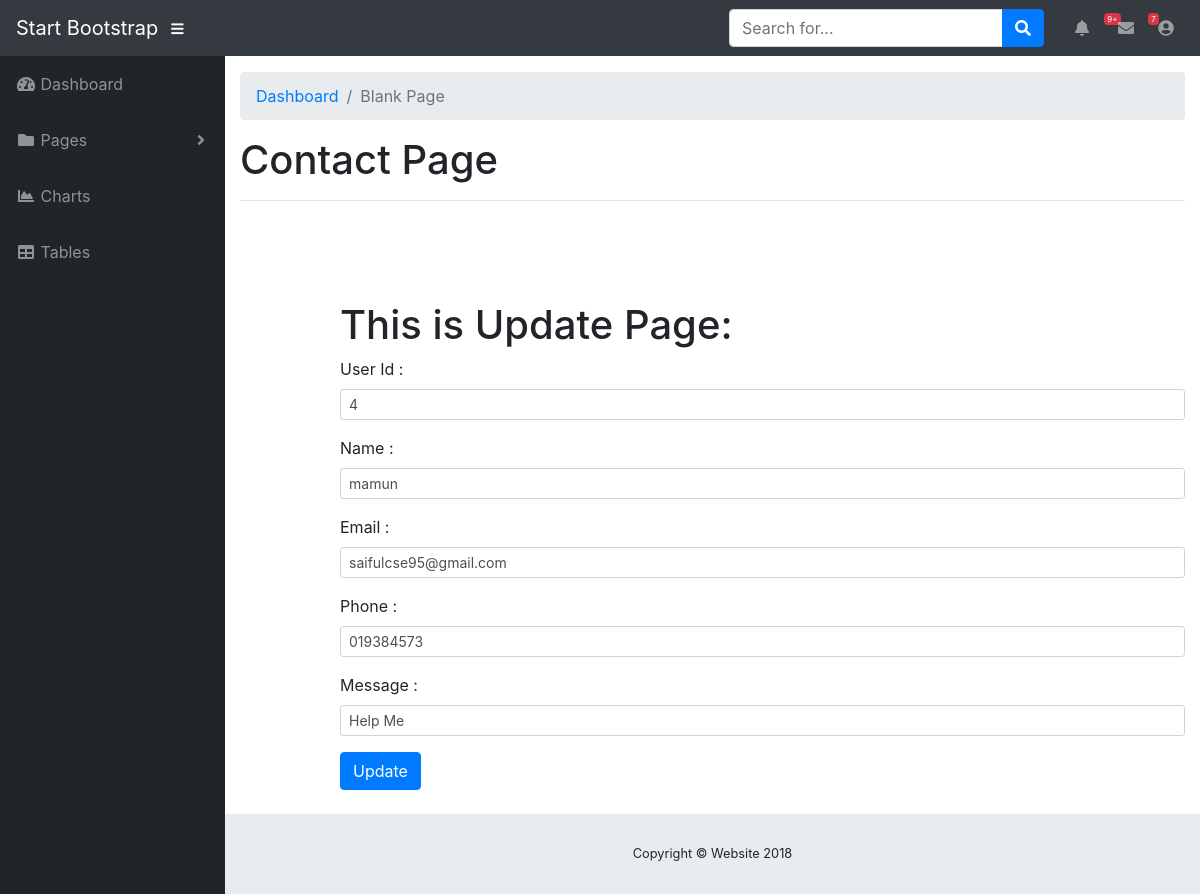
Page /medical/admin/update_contact.php?id=4 on the committed database.
### tables this page shows
CREATE TABLE `contact` (
  `id` int(225) NOT NULL,
  `name` varchar(225) NOT NULL,
  `email` varchar(225) NOT NULL,
  `phone` varchar(225) NOT NULL,
  `msg` varchar(250) NOT NULL
);

### medical/admin/update_contact.php (the view, shortened to what this page needs)
<?php
$connection=mysqli_connect('localhost','root','','medical');
$id = $_GET['id'];
$result = mysqli_query($connection, "SELECT * FROM contact WHERE id=$id");
while($res = mysqli_fetch_array($result))
{
	$id = $res['id'];
	$name = $res['name'];
	$email = $res['email'];
    $phone = $res['phone'];
    $msg = $res['msg'];
}
?>
<!DOCTYPE html>
<html lang="en">
<html>
    <head>
    <link href="vendor/bootstrap/css/bootstrap.min.css" rel="stylesheet">
    <link href="vendor/fontawesome-free/css/all.min.css" rel="stylesheet" type="text/css">
    <link href="vendor/datatables/dataTables.bootstrap4.css" rel="stylesheet">
    <link href="css/sb-admin.css" rel="stylesheet">
    </head>
    <body id="page-top">
     <nav class="navbar navbar-expand navbar-dark bg-dark static-top">
      <a class="navbar-brand mr-1" href="index.php">Start Bootstrap</a>
      <button class="btn btn-link btn-sm text-white order-1 order-sm-0" id="sidebarToggle" href="#">
        <i class="fas fa-bars"></i>
      </button>
      <form class="d-none d-md-inline-block form-inline ml-auto mr-0 mr-md-3 my-2 my-md-0">
        <div class="input-group">
          <input type="text" class="form-control" placeholder="Search for..." aria-label="Search" aria-describedby="basic-addon2">
          <div class="input-group-append">
            <button class="btn btn-primary" type="button">
              <i class="fas fa-search"></i>
            </button>
          </div>
        </div>
      </form>
      <ul class="navbar-nav ml-auto ml-md-0">
        <li class="nav-item dropdown no-arrow mx-1">
          <a class="nav-link dropdown-toggle" href="#" id="alertsDropdown" role="button" data-toggle="dropdown" aria-haspopup="true" aria-expanded="false">
            <i class="fas fa-bell fa-fw"></i>
            <span class="badge badge-danger">9+</span>
          </a>
        </li>
        <li class="nav-item dropdown no-arrow mx-1">
          <a class="nav-link dropdown-toggle" href="#" id="messagesDropdown" role="button" data-toggle="dropdown" aria-haspopup="true" aria-expanded="false">
            <i class="fas fa-envelope fa-fw"></i>
            <span class="badge badge-danger">7</span>
          </a>
        </li>
        <li class="nav-item dropdown no-arrow">
          <a class="nav-link dropdown-toggle" href="#" id="userDropdown" role="button" data-toggle="dropdown" aria-haspopup="true" aria-expanded="false">
            <i class="fas fa-user-circle fa-fw"></i>
          </a>
        </li>
      </ul>
    </nav>
      <div id="wrapper">
      <ul class="sidebar navbar-nav">
        <li class="nav-item">
          <a class="nav-link" href="index.php">
            <i class="fas fa-fw fa-tachometer-alt"></i>
            <span>Dashboard</span>
          </a>
        </li>
        <li class="nav-item dropdown">
          <a class="nav-link dropdown-toggle" href="#" id="pagesDropdown" role="button" data-toggle="dropdown" aria-haspopup="true" aria-expanded="false">
            <i class="fas fa-fw fa-folder"></i>
            <span>Pages</span>
          </a>
        </li>
        <li class="nav-item">
          <a class="nav-link" href="charts.html">
            <i class="fas fa-fw fa-chart-area"></i>
            <span>Charts</span></a>
        </li>
        <li class="nav-item">
          <a class="nav-link" href="tables.html">
            <i class="fas fa-fw fa-table"></i>
            <span>Tables</span></a>
        </li>
      </ul>
      <div id="content-wrapper">
        <div class="container-fluid">
          <ol class="breadcrumb">
            <li class="breadcrumb-item">
              <a href="index.html">Dashboard</a>
            </li>
            <li class="breadcrumb-item active">Blank Page</li>
          </ol>
          <h1>Contact Page</h1>
          <hr>
           <div class="edit" style="margin-left:100px; margin-top:100px;">
            <h1>This is Update Page:</h1>
           <form action="" method="post">
            <div class="form-group">
             <label for="id">User Id :</label>
            <input class="form-control form-control-sm" type="text" name="id" value="<?php echo $id;?>">
            </div>
            <div class="form-group">
            <label for="name">Name :</label>
            <input class="form-control form-control-sm" type="text" name="name" value="<?php echo $name;?>">
            </div>
            <div class="form-group">
            <label for="email">Email :</label>
            <input class="form-control form-control-sm" type="text" name="email" value="<?php echo $email;?>">
            </div>
            <div class="form-group">
            <label for="phone">Phone :</label>
            <input class="form-control form-control-sm" type="text" name="phone" value="<?php echo $phone;?>">
            </div>
            <div class="form-group">
            <label for="msgl">Message :</label>
            <input class="form-control form-control-sm" type="text" name="msg" value="<?php echo $msg;?>">
            </div>
             <input type="submit" class="btn btn-primary" name="update" value="Update"> <br><br>
        </form>
        </div>
         </div>
        <footer class="sticky-footer">
          <div class="container my-auto">
            <div class="copyright text-center my-auto">
              <span>Copyright © Website 2018</span>
            </div>
          </div>
        </footer>
      </div>
    </div>
    </body>
</html>

### medical/admin/css/sb-admin.css (style rules this page uses)
html { position: relative; min-height: 100%; }
body { height: 100%; }
#wrapper { display: -webkit-box; display: -ms-flexbox; display: flex; }
#wrapper #content-wrapper { overflow-x: hidden; width: 100%; padding-top: 1rem; padding-bottom: 80px; }
.navbar-nav .nav-item.dropdown .dropdown-toggle::after { width: 1rem; text-align: center; float: right; vertical-align: 0; border: 0; font-weight: 900; content: '\f105'; font-family: 'Font Awesome 5 Free'; }
.navbar-nav .nav-item.dropdown.no-arrow .dropdown-toggle::after { display: none; }
.navbar-nav .nav-item .nav-link .badge { position: absolute; margin-left: 0.75rem; top: 0.3rem; font-weight: 400; font-size: 0.5rem; }
.sidebar { width: 90px !important; background-color: #212529; min-height: calc(100vh - 56px); }
.sidebar .nav-item:last-child { margin-bottom: 1rem; }
.sidebar .nav-item .nav-link { text-align: center; padding: 0.75rem 1rem; width: 90px; }
.sidebar .nav-item .nav-link span { font-size: 0.65rem; display: block; }
.sidebar .nav-item.dropdown .dropdown-toggle::after { display: none; }
.sidebar .nav-item .nav-link { color: rgba(255, 255, 255, 0.5); }
@media (min-width: 768px) { .sidebar { width: 225px !important; } }
@media (min-width: 768px) { .sidebar .nav-item .nav-link { display: block; width: 100%; text-align: left; padding: 1rem; width: 225px; } }
@media (min-width: 768px) { .sidebar .nav-item .nav-link span { font-size: 1rem; display: inline; } }
@media (min-width: 768px) { .sidebar .nav-item.dropdown .dropdown-toggle::after { display: block; } }
:root { --input-padding-x: 0.75rem; --input-padding-y: 0.75rem; }
footer.sticky-footer { display: -webkit-box; display: -ms-flexbox; display: flex; position: absolute; right: 0; bottom: 0; width: calc(100% - 90px); height: 80px; background-color: #e9ecef; }
footer.sticky-footer .copyright { line-height: 1; font-size: 0.8rem; }
@media (min-width: 768px) { footer.sticky-footer { width: calc(100% - 225px); } }

### rows in the picture
contact: id "4", name "mamun", email "saifulcse95@gmail.com", phone "019384573", msg "Help Me"
